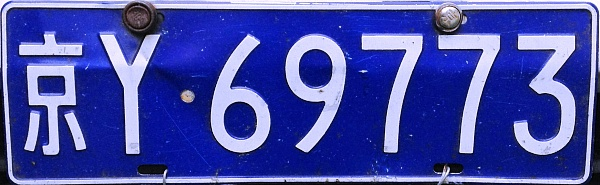
%> input picture ReadingCarLicense-Matlab/5.jpg, 600 x 185 px
$ octave --eval "segment('5.jpg');"   (GNU Octave 9; MATLAB toolbox functions it lacks are replaced by stand-ins)
%> lines starting %> are read from the running program, lines starting %| are printed output that depends on the picture; in (x1, y1, x2, y2) boxes, pixels count from 0 and x2, y2 are one past the last pixel; in counts of white or black regions, pixels touching at a corner belong together; the program's own positions count from 1
function  segment(filename)
%> called with filename = '5.jpg'
img_int=imread(filename);
%> img_int is the input picture: size 185x600x3 uint8; mean R, G, B 69.9, 77.3, 166.6
img_gray=rgb2gray(img_int);
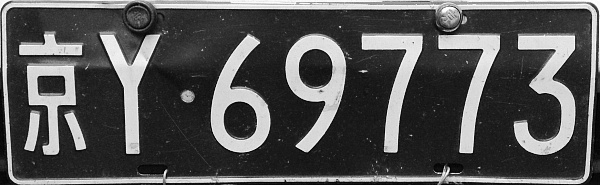
%> img_gray: size 185x600 uint8; min 1, max 255, mean 85.3
thresh=graythresh(img_int);
%> thresh = 0.42
img_binary=im2bw(img_gray,thresh);
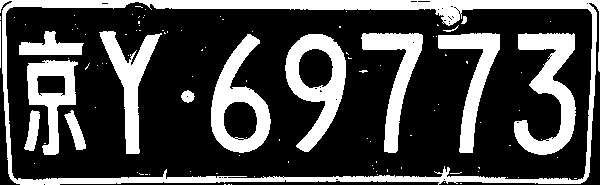
%> img_binary: size 185x600 logical; 28.5% white; 106 white regions (91 under 20 px), largest, box (x1, y1, x2, y2) and area: (0, 0, 600, 185) 10358, (514, 33, 576, 155) 3476, (285, 34, 346, 152) 3159
[r,c]=size(img_binary);
%> r = 185; c = 600
img_binary=bwareaopen(img_binary,30);
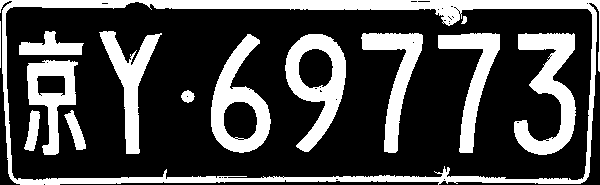
%> img_binary: size 185x600 logical; 28.3% white; 14 white regions, largest, box (x1, y1, x2, y2) and area: (0, 0, 600, 185) 10358, (514, 33, 576, 155) 3476, (285, 34, 346, 152) 3159
% =========================================================================
% ȥ�����±߿�
% =========================================================================
hist_vert=sum(img_binary');
%> hist_vert = 185 values, max 600 at index 1, min 8 at index 159, mean 169.7
thre_vert=round(1/10*max(hist_vert));
%> thre_vert = 60
mid=round(r/2);
%> mid = 93
upper_boundary=find(hist_vert(1:mid)<thre_vert,1,'last');
%> upper_boundary = 33
lower_boundary=find(hist_vert(mid:r)<thre_vert,1,'first')+mid;
%> lower_boundary = 155
if isempty(upper_boundary)
    upper_boundary=1;
end
if isempty(lower_boundary)
    lower_boundary=r;
end
img_binary=img_binary(upper_boundary:lower_boundary,:);
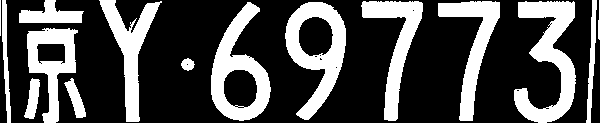
%> img_binary: size 123x600 logical; 30% white; 15 white regions, largest, box (x1, y1, x2, y2) and area: (514, 1, 576, 123) 3476, (285, 2, 346, 120) 3159, (211, 2, 271, 121) 3067
img_gray=img_gray(upper_boundary:lower_boundary,:);
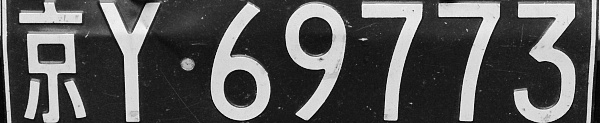
%> img_gray: size 123x600 uint8; min 1, max 253, mean 88.1
imshow(img_binary);
% =========================================================================
% =========================================================================
hist_hori=sum(img_binary);
%> hist_hori = 600 values, max 107 at index 7, min 0 at index 2, mean 36.93
%> (the run ends here)
